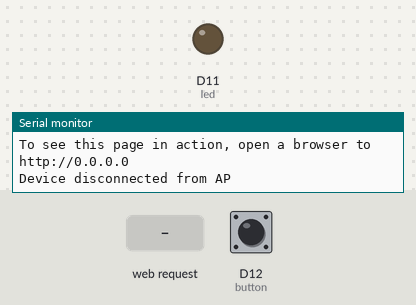
Simulated run of this sketch. Board: Arduino MKR. Shown: output pins drawn as LEDs (lit = HIGH), the last lines printed to the serial monitor. Inputs (shaded band) come from the test bench; at power-on: D12 (button) LOW.

Above: at 11.2 s.
11.3 s: HTTP request GET /H received
At 12.0 s:
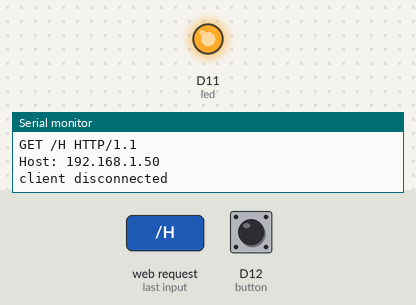
12.8 s: HTTP request GET /L received
At 13.1 s:
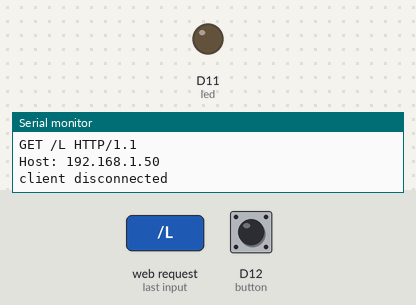
14.3 s: D12 (button) pulled HIGH for 0.15 s
At 14.8 s:
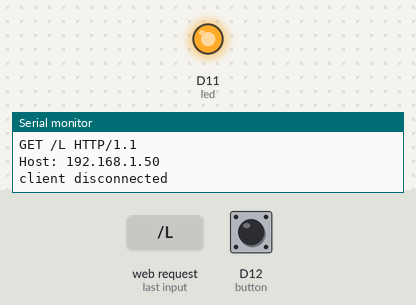
15.9 s: D12 (button) pulled HIGH for 1 s
At 17.2 s:
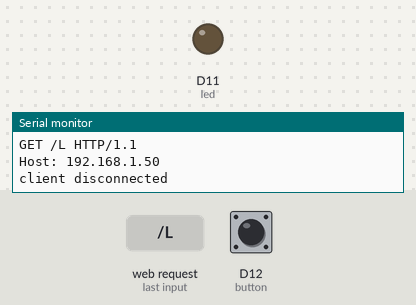
Timing chart, 0 to 18.9 s (numbered marks = the images above; inputs shaded):
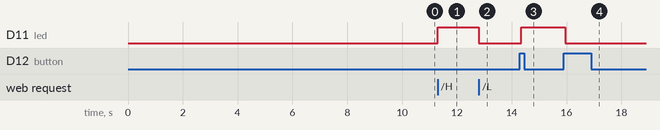

Measured:
- after the input at 11.3 s, D11 (led): LOW → HIGH at once
- after the input at 12.8 s, D11 (led): HIGH → LOW at once
- after the input at 14.3 s, D11 (led): LOW → HIGH after 0.05 s
- after the input at 15.9 s, D11 (led): HIGH → LOW after 0.05 s

The sketch:

AP_LED_Button_PopUp.ino
```cpp
#include <WiFiNINA.h>

char ssid[] = "ArduinoAP";        // your network SSID (name)
char pass[] = "testArduino25";    // your network password (use for WPA, or use as key for WEP)

int led = 11;
int button = 12;

int status = WL_IDLE_STATUS;
WiFiServer server(80);
bool ledState = LOW;

void setup() {
    Serial.begin(9600);
    while (!Serial) {
        ; // wait for serial port to connect. Needed for native USB port only
    }

    Serial.println("Access Point Web Server");

    pinMode(led, OUTPUT);
    pinMode(button, INPUT);

    if (WiFi.status() == WL_NO_MODULE) {
        Serial.println("Communication with WiFi module failed!");
        while (true);
    }

    String fv = WiFi.firmwareVersion();
    if (fv < WIFI_FIRMWARE_LATEST_VERSION) {
        Serial.println("Please upgrade the firmware");
    }

    Serial.print("Creating access point named: ");
    Serial.println(ssid);

    status = WiFi.beginAP(ssid, pass);
    if (status != WL_AP_LISTENING) {
        Serial.println("Creating access point failed");
        while (true);
    }

    delay(10000); // wait for connection

    server.begin();
    printWiFiStatus();
}

void loop() {
    // Check the button state
    if (digitalRead(button) == HIGH) { // Button pressed
        delay(50); // debounce delay
        if (digitalRead(button) == HIGH) { // Check again after debounce
            ledState = !ledState; // Toggle LED state
            digitalWrite(led, ledState); // Set LED
            while (digitalRead(button) == HIGH);
        }
    }

    // Update WiFi status
    if (status != WiFi.status()) {
        status = WiFi.status();
        if (status == WL_AP_CONNECTED) {
            Serial.println("Device connected to AP");
        } else {
            Serial.println("Device disconnected from AP");
        }
    }

    WiFiClient client = server.available(); // Listen for incoming clients

    if (client) {                             // If you get a client,
      Serial.println("new client");
      String currentLine = "";              // Hold incoming data from the client
      while (client.connected()) {          // Loop while the client is connected
        if (client.available()) {         // If there's bytes to read from the client,
          char c = client.read();       // Read a byte,
          Serial.write(c);              // Print it out the serial monitor
          if (c == '\n') {              // If the byte is a newline character

            if (currentLine.length() == 0) {
            // Send an HTTP response header
              client.println("HTTP/1.1 200 OK");
              client.println("Content-type:text/html");
              client.println();

              // send HTML page
              client.println("<!DOCTYPE HTML><html>");
              client.println("<head><title>LED Controller</title>");
              client.println("<style>.modal { display: none; position: fixed; z-index: 1000; left: 0; top: 0; width: 100%; height: 100%; background-color: rgba(0,0,0,0.5); }");
              client.println(".modal-content { background-color: white; margin: auto; padding: 20px; border: 1px solid #888; width: 60%; }</style>");
              client.println("</head>");
              client.println("<body>");
              client.print("<h1>LED Controller</h1>");
              client.print("<p>Current LED status: <span id='ledStatus'>");
              client.print(ledState ? "On" : "Off");
              client.println("</span></p>");
              client.print("<a href=\"/H\">Turn LED On</a><br/>");
              client.print("<a href=\"/L\">Turn LED Off</a><br/>");
              client.println("<br>");
              client.println("</body></html>");
              // JavaScript for updating LED status
              client.println("<script>");
              client.println("setInterval(function() {");
              client.println("var xhr = new XMLHttpRequest();");
              client.println("xhr.onreadystatechange = function() {");
              client.println("if (xhr.readyState == 4 && xhr.status == 200) {");
              client.println("document.getElementById('ledStatus').innerHTML = xhr.responseText;");
              client.println("if (xhr.responseText == 'Off') {");
              //client.println("document.getElementById('myModal').style.display = 'block';");
              client.println("}}};");
              client.println("xhr.open('GET', '/status', true);");
              client.println("xhr.send();");
              client.println("}, 2000);");
              client.println("</script>");

              // // Modal HTML
              // client.println("<div id='myModal' class='modal'>");
              // client.println("<div class='modal-content'>");
              // client.println("<span onclick='document.getElementById(\"myModal\").style.display=\"none\"'>&times;</span>");
              // client.println("<p>The LED is OFF!</p>");
              // client.println("</div></div>");


              //client.println();
              break; // Exit the while loop
            } else {
                currentLine = ""; // Clear the current line
            }
          } else if (c != '\r') {
              currentLine += c;
          }

          // Process requests to turn the LED on or off
          if (currentLine.endsWith("GET /H")) {
            digitalWrite(led, HIGH);
            ledState = true;
          }
          if (currentLine.endsWith("GET /L")) {
            digitalWrite(led, LOW);
            ledState = false;
          }
        }
      }
      client.stop();  // Close the client connection
      Serial.println("client disconnected");
    }

    // Serve status request if available
    if (client.available()) {
      String request = client.readStringUntil('\n');
      if (request.startsWith("GET /status")) {
        client.print(ledState ? "On" : "Off");
        client.stop(); // Close the client connection after responding
      }
    }
}

void printWiFiStatus() {
    Serial.print("SSID: ");
    Serial.println(WiFi.SSID());

    IPAddress ip = WiFi.localIP();
    Serial.print("IP Address: ");
    Serial.println(ip);

    Serial.print("To see this page in action, open a browser to http://");
    Serial.println(ip);
}
```
